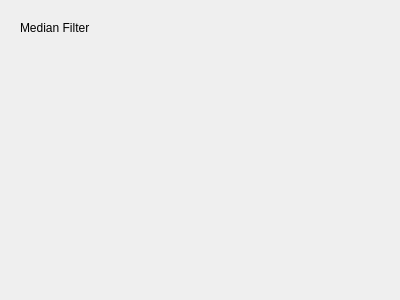
<?xml version="1.0" encoding="UTF-8"?>
<ui version="4.0">
 <class>median</class>
 <widget class="QWidget" name="median">
  <property name="geometry">
   <rect>
    <x>0</x>
    <y>0</y>
    <width>400</width>
    <height>300</height>
   </rect>
  </property>
  <property name="windowTitle">
   <string>Form</string>
  </property>
  <widget class="QLabel" name="label">
   <property name="geometry">
    <rect>
     <x>20</x>
     <y>20</y>
     <width>81</width>
     <height>16</height>
    </rect>
   </property>
   <property name="text">
    <string>Median Filter</string>
   </property>
  </widget>
 </widget>
 <resources/>
 <connections/>
</ui>
